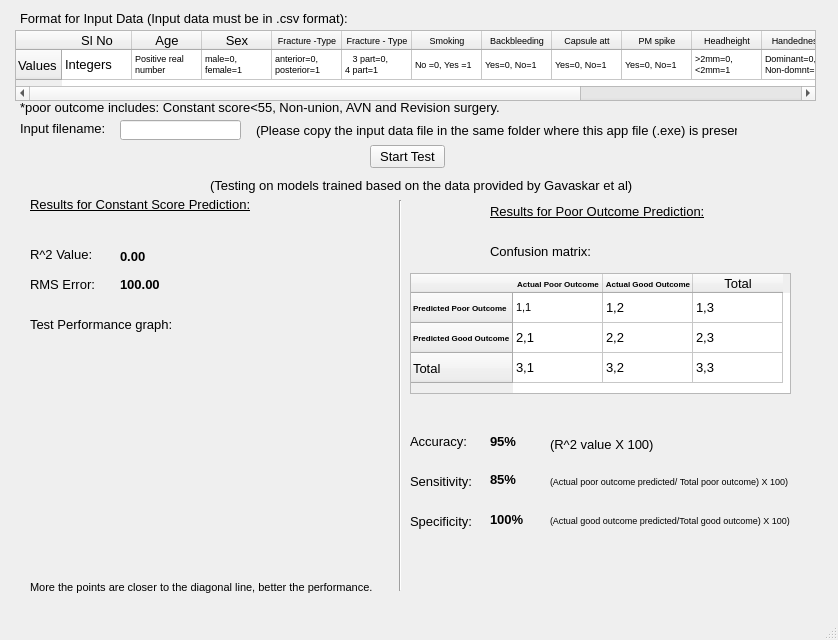
<?xml version="1.0" encoding="UTF-8"?>
<ui version="4.0">
 <class>MainWindow2</class>
 <widget class="QMainWindow" name="MainWindow2">
  <property name="geometry">
   <rect>
    <x>0</x>
    <y>0</y>
    <width>838</width>
    <height>640</height>
   </rect>
  </property>
  <property name="font">
   <font>
    <pointsize>10</pointsize>
   </font>
  </property>
  <property name="windowTitle">
   <string>NKR_Ortho_Tool_1.v2.0: Test Your Own Data</string>
  </property>
  <widget class="QWidget" name="centralwidget">
   <widget class="QPushButton" name="start">
    <property name="geometry">
     <rect>
      <x>370</x>
      <y>145</y>
      <width>75</width>
      <height>23</height>
     </rect>
    </property>
    <property name="text">
     <string>Start Test</string>
    </property>
   </widget>
   <widget class="QLabel" name="label">
    <property name="geometry">
     <rect>
      <x>30</x>
      <y>196</y>
      <width>221</width>
      <height>16</height>
     </rect>
    </property>
    <property name="font">
     <font>
      <underline>true</underline>
     </font>
    </property>
    <property name="text">
     <string>Results for Constant Score Prediction:</string>
    </property>
   </widget>
   <widget class="QLabel" name="label_2">
    <property name="geometry">
     <rect>
      <x>490</x>
      <y>203</y>
      <width>221</width>
      <height>16</height>
     </rect>
    </property>
    <property name="font">
     <font>
      <underline>true</underline>
     </font>
    </property>
    <property name="text">
     <string>Results for Poor Outcome Prediction:</string>
    </property>
   </widget>
   <widget class="QLabel" name="label_3">
    <property name="geometry">
     <rect>
      <x>30</x>
      <y>246</y>
      <width>71</width>
      <height>16</height>
     </rect>
    </property>
    <property name="text">
     <string>R^2 Value:</string>
    </property>
   </widget>
   <widget class="QLabel" name="label_4">
    <property name="geometry">
     <rect>
      <x>30</x>
      <y>276</y>
      <width>71</width>
      <height>16</height>
     </rect>
    </property>
    <property name="text">
     <string>RMS Error:</string>
    </property>
   </widget>
   <widget class="QLabel" name="r2">
    <property name="geometry">
     <rect>
      <x>120</x>
      <y>248</y>
      <width>61</width>
      <height>16</height>
     </rect>
    </property>
    <property name="font">
     <font>
      <pointsize>10</pointsize>
      <weight>75</weight>
      <bold>true</bold>
     </font>
    </property>
    <property name="text">
     <string>0.00</string>
    </property>
   </widget>
   <widget class="QLabel" name="rms">
    <property name="geometry">
     <rect>
      <x>120</x>
      <y>276</y>
      <width>51</width>
      <height>16</height>
     </rect>
    </property>
    <property name="font">
     <font>
      <pointsize>10</pointsize>
      <weight>75</weight>
      <bold>true</bold>
     </font>
    </property>
    <property name="text">
     <string>100.00</string>
    </property>
   </widget>
   <widget class="QLabel" name="label_5">
    <property name="geometry">
     <rect>
      <x>30</x>
      <y>316</y>
      <width>151</width>
      <height>16</height>
     </rect>
    </property>
    <property name="text">
     <string>Test Performance graph:</string>
    </property>
   </widget>
   <widget class="QLabel" name="label_6">
    <property name="geometry">
     <rect>
      <x>210</x>
      <y>175</y>
      <width>431</width>
      <height>20</height>
     </rect>
    </property>
    <property name="text">
     <string>(Testing on models trained based on the data provided by Gavaskar et al)</string>
    </property>
   </widget>
   <widget class="QLabel" name="out_image">
    <property name="geometry">
     <rect>
      <x>30</x>
      <y>346</y>
      <width>341</width>
      <height>221</height>
     </rect>
    </property>
    <property name="text">
     <string/>
    </property>
    <property name="pixmap">
     <pixmap>RC_1.svg</pixmap>
    </property>
    <property name="scaledContents">
     <bool>true</bool>
    </property>
   </widget>
   <widget class="QLabel" name="label_7">
    <property name="geometry">
     <rect>
      <x>30</x>
      <y>577</y>
      <width>351</width>
      <height>21</height>
     </rect>
    </property>
    <property name="font">
     <font>
      <pointsize>8</pointsize>
     </font>
    </property>
    <property name="text">
     <string>More the points are closer to the diagonal line, better the performance.</string>
    </property>
   </widget>
   <widget class="QLabel" name="label_8">
    <property name="geometry">
     <rect>
      <x>490</x>
      <y>243</y>
      <width>151</width>
      <height>16</height>
     </rect>
    </property>
    <property name="text">
     <string>Confusion matrix:</string>
    </property>
   </widget>
   <widget class="QTableWidget" name="out_table">
    <property name="geometry">
     <rect>
      <x>410</x>
      <y>273</y>
      <width>381</width>
      <height>121</height>
     </rect>
    </property>
    <property name="autoFillBackground">
     <bool>true</bool>
    </property>
    <property name="inputMethodHints">
     <set>Qt::ImhNone</set>
    </property>
    <property name="editTriggers">
     <set>QAbstractItemView::NoEditTriggers</set>
    </property>
    <attribute name="horizontalHeaderMinimumSectionSize">
     <number>36</number>
    </attribute>
    <attribute name="horizontalHeaderDefaultSectionSize">
     <number>90</number>
    </attribute>
    <attribute name="horizontalHeaderHighlightSections">
     <bool>true</bool>
    </attribute>
    <row>
     <property name="text">
      <string>Predicted Poor Outcome</string>
     </property>
     <property name="font">
      <font>
       <pointsize>6</pointsize>
       <weight>75</weight>
       <bold>true</bold>
      </font>
     </property>
    </row>
    <row>
     <property name="text">
      <string>Predicted Good Outcome</string>
     </property>
     <property name="font">
      <font>
       <pointsize>6</pointsize>
       <weight>75</weight>
       <bold>true</bold>
      </font>
     </property>
    </row>
    <row>
     <property name="text">
      <string>Total</string>
     </property>
    </row>
    <column>
     <property name="text">
      <string>Actual Poor Outcome</string>
     </property>
     <property name="font">
      <font>
       <pointsize>6</pointsize>
       <weight>75</weight>
       <bold>true</bold>
      </font>
     </property>
     <property name="background">
      <color>
       <red>100</red>
       <green>100</green>
       <blue>200</blue>
      </color>
     </property>
    </column>
    <column>
     <property name="text">
      <string>Actual Good Outcome</string>
     </property>
     <property name="font">
      <font>
       <pointsize>6</pointsize>
       <weight>75</weight>
       <bold>true</bold>
      </font>
     </property>
    </column>
    <column>
     <property name="text">
      <string>Total</string>
     </property>
    </column>
    <item row="0" column="0">
     <property name="text">
      <string>1,1</string>
     </property>
     <property name="font">
      <font>
       <pointsize>8</pointsize>
      </font>
     </property>
     <property name="flags">
      <set>ItemIsDragEnabled|ItemIsDropEnabled|ItemIsUserCheckable|ItemIsEnabled</set>
     </property>
    </item>
    <item row="0" column="1">
     <property name="text">
      <string>1,2</string>
     </property>
     <property name="background">
      <brush brushstyle="NoBrush">
       <color alpha="255">
        <red>100</red>
        <green>50</green>
        <blue>50</blue>
       </color>
      </brush>
     </property>
    </item>
    <item row="0" column="2">
     <property name="text">
      <string>1,3</string>
     </property>
    </item>
    <item row="1" column="0">
     <property name="text">
      <string>2,1</string>
     </property>
    </item>
    <item row="1" column="1">
     <property name="text">
      <string>2,2</string>
     </property>
    </item>
    <item row="1" column="2">
     <property name="text">
      <string>2,3</string>
     </property>
    </item>
    <item row="2" column="0">
     <property name="text">
      <string>3,1</string>
     </property>
    </item>
    <item row="2" column="1">
     <property name="text">
      <string>3,2</string>
     </property>
    </item>
    <item row="2" column="2">
     <property name="text">
      <string>3,3</string>
     </property>
    </item>
   </widget>
   <widget class="QLabel" name="label_9">
    <property name="geometry">
     <rect>
      <x>410</x>
      <y>433</y>
      <width>61</width>
      <height>16</height>
     </rect>
    </property>
    <property name="text">
     <string>Accuracy:</string>
    </property>
   </widget>
   <widget class="QLabel" name="label_10">
    <property name="geometry">
     <rect>
      <x>410</x>
      <y>473</y>
      <width>71</width>
      <height>16</height>
     </rect>
    </property>
    <property name="text">
     <string>Sensitivity:</string>
    </property>
   </widget>
   <widget class="QLabel" name="label_11">
    <property name="geometry">
     <rect>
      <x>410</x>
      <y>513</y>
      <width>71</width>
      <height>16</height>
     </rect>
    </property>
    <property name="text">
     <string>Specificity:</string>
    </property>
   </widget>
   <widget class="QLabel" name="accuracy">
    <property name="geometry">
     <rect>
      <x>490</x>
      <y>435</y>
      <width>47</width>
      <height>13</height>
     </rect>
    </property>
    <property name="font">
     <font>
      <weight>75</weight>
      <bold>true</bold>
     </font>
    </property>
    <property name="text">
     <string>95%</string>
    </property>
   </widget>
   <widget class="QLabel" name="sensitivity">
    <property name="geometry">
     <rect>
      <x>490</x>
      <y>473</y>
      <width>47</width>
      <height>13</height>
     </rect>
    </property>
    <property name="font">
     <font>
      <pointsize>10</pointsize>
      <weight>75</weight>
      <bold>true</bold>
     </font>
    </property>
    <property name="text">
     <string>85%</string>
    </property>
   </widget>
   <widget class="QLabel" name="specificity">
    <property name="geometry">
     <rect>
      <x>490</x>
      <y>513</y>
      <width>47</width>
      <height>13</height>
     </rect>
    </property>
    <property name="font">
     <font>
      <pointsize>10</pointsize>
      <weight>75</weight>
      <bold>true</bold>
     </font>
    </property>
    <property name="text">
     <string>100%</string>
    </property>
   </widget>
   <widget class="QLabel" name="label_12">
    <property name="geometry">
     <rect>
      <x>550</x>
      <y>434</y>
      <width>111</width>
      <height>20</height>
     </rect>
    </property>
    <property name="text">
     <string>(R^2 value X 100)</string>
    </property>
   </widget>
   <widget class="QLabel" name="label_13">
    <property name="geometry">
     <rect>
      <x>550</x>
      <y>471</y>
      <width>251</width>
      <height>20</height>
     </rect>
    </property>
    <property name="font">
     <font>
      <pointsize>7</pointsize>
     </font>
    </property>
    <property name="text">
     <string>(Actual poor outcome predicted/ Total poor outcome) X 100)</string>
    </property>
   </widget>
   <widget class="QLabel" name="label_14">
    <property name="geometry">
     <rect>
      <x>550</x>
      <y>510</y>
      <width>251</width>
      <height>20</height>
     </rect>
    </property>
    <property name="font">
     <font>
      <pointsize>7</pointsize>
     </font>
    </property>
    <property name="text">
     <string>(Actual good outcome predicted/Total good outcome) X 100)</string>
    </property>
   </widget>
   <widget class="QLabel" name="label_15">
    <property name="geometry">
     <rect>
      <x>20</x>
      <y>10</y>
      <width>341</width>
      <height>16</height>
     </rect>
    </property>
    <property name="text">
     <string>Format for Input Data (Input data must be in .csv format):</string>
    </property>
   </widget>
   <widget class="QLabel" name="label_16">
    <property name="geometry">
     <rect>
      <x>20</x>
      <y>120</y>
      <width>101</width>
      <height>16</height>
     </rect>
    </property>
    <property name="text">
     <string>Input filename:</string>
    </property>
   </widget>
   <widget class="QLabel" name="label_17">
    <property name="geometry">
     <rect>
      <x>256</x>
      <y>120</y>
      <width>481</width>
      <height>20</height>
     </rect>
    </property>
    <property name="text">
     <string>(Please copy the input data file in the same folder where this app file (.exe) is present.)</string>
    </property>
   </widget>
   <widget class="QLineEdit" name="filename">
    <property name="geometry">
     <rect>
      <x>120</x>
      <y>120</y>
      <width>121</width>
      <height>20</height>
     </rect>
    </property>
   </widget>
   <widget class="Line" name="line">
    <property name="geometry">
     <rect>
      <x>390</x>
      <y>200</y>
      <width>20</width>
      <height>391</height>
     </rect>
    </property>
    <property name="orientation">
     <enum>Qt::Vertical</enum>
    </property>
   </widget>
   <widget class="QTableWidget" name="tableWidget">
    <property name="geometry">
     <rect>
      <x>15</x>
      <y>30</y>
      <width>801</width>
      <height>71</height>
     </rect>
    </property>
    <property name="editTriggers">
     <set>QAbstractItemView::NoEditTriggers</set>
    </property>
    <attribute name="horizontalHeaderDefaultSectionSize">
     <number>70</number>
    </attribute>
    <row>
     <property name="text">
      <string>Values</string>
     </property>
    </row>
    <column>
     <property name="text">
      <string>Sl No</string>
     </property>
    </column>
    <column>
     <property name="text">
      <string>Age</string>
     </property>
    </column>
    <column>
     <property name="text">
      <string>Sex</string>
     </property>
    </column>
    <column>
     <property name="text">
      <string>Fracture -Type</string>
     </property>
     <property name="font">
      <font>
       <pointsize>7</pointsize>
      </font>
     </property>
    </column>
    <column>
     <property name="text">
      <string>Fracture - Type</string>
     </property>
     <property name="font">
      <font>
       <pointsize>7</pointsize>
      </font>
     </property>
    </column>
    <column>
     <property name="text">
      <string>Smoking</string>
     </property>
     <property name="font">
      <font>
       <pointsize>7</pointsize>
      </font>
     </property>
    </column>
    <column>
     <property name="text">
      <string>Backbleeding</string>
     </property>
     <property name="font">
      <font>
       <pointsize>7</pointsize>
      </font>
     </property>
    </column>
    <column>
     <property name="text">
      <string>Capsule att</string>
     </property>
     <property name="font">
      <font>
       <pointsize>7</pointsize>
      </font>
     </property>
    </column>
    <column>
     <property name="text">
      <string>PM spike</string>
     </property>
     <property name="font">
      <font>
       <pointsize>7</pointsize>
      </font>
     </property>
    </column>
    <column>
     <property name="text">
      <string>Headheight</string>
     </property>
     <property name="font">
      <font>
       <pointsize>7</pointsize>
      </font>
     </property>
    </column>
    <column>
     <property name="text">
      <string>Handedness</string>
     </property>
     <property name="font">
      <font>
       <pointsize>7</pointsize>
      </font>
     </property>
    </column>
    <column>
     <property name="text">
      <string>MOV</string>
     </property>
     <property name="font">
      <font>
       <pointsize>7</pointsize>
      </font>
     </property>
    </column>
    <column>
     <property name="text">
      <string>Constant Score</string>
     </property>
     <property name="font">
      <font>
       <pointsize>7</pointsize>
      </font>
     </property>
    </column>
    <column>
     <property name="text">
      <string>Outcome</string>
     </property>
     <property name="font">
      <font>
       <pointsize>7</pointsize>
      </font>
     </property>
    </column>
    <item row="0" column="0">
     <property name="text">
      <string>Integers</string>
     </property>
    </item>
    <item row="0" column="1">
     <property name="text">
      <string>Positive real number</string>
     </property>
     <property name="font">
      <font>
       <pointsize>7</pointsize>
      </font>
     </property>
    </item>
    <item row="0" column="2">
     <property name="text">
      <string>male=0, female=1</string>
     </property>
     <property name="font">
      <font>
       <pointsize>7</pointsize>
      </font>
     </property>
    </item>
    <item row="0" column="3">
     <property name="text">
      <string>anterior=0, posterior=1</string>
     </property>
     <property name="font">
      <font>
       <pointsize>7</pointsize>
      </font>
     </property>
    </item>
    <item row="0" column="4">
     <property name="text">
      <string>   3 part=0,           4 part=1</string>
     </property>
     <property name="font">
      <font>
       <pointsize>7</pointsize>
      </font>
     </property>
    </item>
    <item row="0" column="5">
     <property name="text">
      <string>No =0, Yes =1</string>
     </property>
     <property name="font">
      <font>
       <pointsize>7</pointsize>
      </font>
     </property>
    </item>
    <item row="0" column="6">
     <property name="text">
      <string>Yes=0, No=1</string>
     </property>
     <property name="font">
      <font>
       <pointsize>7</pointsize>
      </font>
     </property>
    </item>
    <item row="0" column="7">
     <property name="text">
      <string>Yes=0, No=1</string>
     </property>
     <property name="font">
      <font>
       <pointsize>7</pointsize>
      </font>
     </property>
    </item>
    <item row="0" column="8">
     <property name="text">
      <string>Yes=0, No=1</string>
     </property>
     <property name="font">
      <font>
       <pointsize>7</pointsize>
      </font>
     </property>
    </item>
    <item row="0" column="9">
     <property name="text">
      <string>&gt;2mm=0,  &lt;2mm=1</string>
     </property>
     <property name="font">
      <font>
       <pointsize>7</pointsize>
      </font>
     </property>
    </item>
    <item row="0" column="10">
     <property name="text">
      <string>Dominant=0, Non-domnt=1</string>
     </property>
     <property name="font">
      <font>
       <pointsize>7</pointsize>
      </font>
     </property>
    </item>
    <item row="0" column="11">
     <property name="text">
      <string>High=0, Low=1</string>
     </property>
     <property name="font">
      <font>
       <pointsize>7</pointsize>
      </font>
     </property>
    </item>
    <item row="0" column="12">
     <property name="text">
      <string>Real number</string>
     </property>
     <property name="font">
      <font>
       <pointsize>7</pointsize>
      </font>
     </property>
    </item>
    <item row="0" column="13">
     <property name="text">
      <string>Good=0, Poor=1</string>
     </property>
     <property name="font">
      <font>
       <pointsize>7</pointsize>
      </font>
     </property>
    </item>
   </widget>
   <widget class="QLabel" name="label_18">
    <property name="geometry">
     <rect>
      <x>20</x>
      <y>100</y>
      <width>491</width>
      <height>16</height>
     </rect>
    </property>
    <property name="text">
     <string>*poor outcome includes: Constant score&lt;55, Non-union, AVN and Revision surgery.</string>
    </property>
   </widget>
  </widget>
  <widget class="QStatusBar" name="statusbar"/>
 </widget>
 <resources/>
 <connections/>
</ui>
